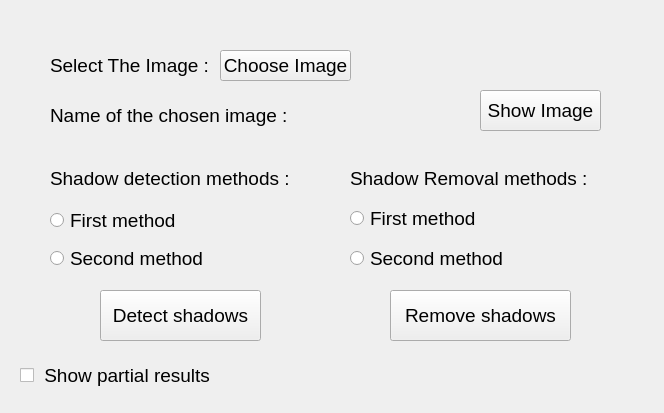
<?xml version="1.0" encoding="UTF-8"?>
<ui version="4.0">
 <class>MainWindow</class>
 <widget class="QMainWindow" name="MainWindow">
  <property name="geometry">
   <rect>
    <x>0</x>
    <y>0</y>
    <width>664</width>
    <height>413</height>
   </rect>
  </property>
  <property name="windowTitle">
   <string>MainWindow</string>
  </property>
  <widget class="QWidget" name="centralwidget">
   <widget class="QPushButton" name="push_button_choose_image">
    <property name="geometry">
     <rect>
      <x>220</x>
      <y>50</y>
      <width>131</width>
      <height>31</height>
     </rect>
    </property>
    <property name="font">
     <font>
      <pointsize>14</pointsize>
     </font>
    </property>
    <property name="text">
     <string>Choose Image</string>
    </property>
   </widget>
   <widget class="QLabel" name="label">
    <property name="geometry">
     <rect>
      <x>50</x>
      <y>100</y>
      <width>241</width>
      <height>31</height>
     </rect>
    </property>
    <property name="font">
     <font>
      <pointsize>14</pointsize>
     </font>
    </property>
    <property name="text">
     <string>Name of the chosen image : </string>
    </property>
   </widget>
   <widget class="QLabel" name="label_2">
    <property name="geometry">
     <rect>
      <x>50</x>
      <y>50</y>
      <width>171</width>
      <height>31</height>
     </rect>
    </property>
    <property name="font">
     <font>
      <pointsize>14</pointsize>
     </font>
    </property>
    <property name="text">
     <string>Select The Image : </string>
    </property>
   </widget>
   <widget class="QPushButton" name="push_button_show_image">
    <property name="geometry">
     <rect>
      <x>480</x>
      <y>90</y>
      <width>121</width>
      <height>41</height>
     </rect>
    </property>
    <property name="font">
     <font>
      <pointsize>14</pointsize>
     </font>
    </property>
    <property name="text">
     <string>Show Image</string>
    </property>
   </widget>
   <widget class="QLabel" name="label_file_name">
    <property name="geometry">
     <rect>
      <x>290</x>
      <y>90</y>
      <width>131</width>
      <height>41</height>
     </rect>
    </property>
    <property name="font">
     <font>
      <pointsize>14</pointsize>
     </font>
    </property>
    <property name="text">
     <string/>
    </property>
   </widget>
   <widget class="QRadioButton" name="radio_button_first_detection">
    <property name="geometry">
     <rect>
      <x>50</x>
      <y>210</y>
      <width>131</width>
      <height>21</height>
     </rect>
    </property>
    <property name="font">
     <font>
      <pointsize>14</pointsize>
     </font>
    </property>
    <property name="text">
     <string>First method</string>
    </property>
    <attribute name="buttonGroup">
     <string notr="true">shadow_detection</string>
    </attribute>
   </widget>
   <widget class="QRadioButton" name="radio_button_second_detection">
    <property name="geometry">
     <rect>
      <x>50</x>
      <y>250</y>
      <width>181</width>
      <height>17</height>
     </rect>
    </property>
    <property name="font">
     <font>
      <pointsize>14</pointsize>
     </font>
    </property>
    <property name="text">
     <string>Second method</string>
    </property>
    <attribute name="buttonGroup">
     <string notr="true">shadow_detection</string>
    </attribute>
   </widget>
   <widget class="QRadioButton" name="radio_button_first_removal">
    <property name="geometry">
     <rect>
      <x>350</x>
      <y>210</y>
      <width>131</width>
      <height>17</height>
     </rect>
    </property>
    <property name="font">
     <font>
      <pointsize>14</pointsize>
     </font>
    </property>
    <property name="text">
     <string>First method</string>
    </property>
    <attribute name="buttonGroup">
     <string notr="true">shadow_removal</string>
    </attribute>
   </widget>
   <widget class="QRadioButton" name="radio_button_second_removal">
    <property name="geometry">
     <rect>
      <x>350</x>
      <y>250</y>
      <width>161</width>
      <height>17</height>
     </rect>
    </property>
    <property name="font">
     <font>
      <pointsize>14</pointsize>
     </font>
    </property>
    <property name="text">
     <string>Second method</string>
    </property>
    <attribute name="buttonGroup">
     <string notr="true">shadow_removal</string>
    </attribute>
   </widget>
   <widget class="QPushButton" name="push_button_detect_shadows">
    <property name="geometry">
     <rect>
      <x>100</x>
      <y>290</y>
      <width>161</width>
      <height>51</height>
     </rect>
    </property>
    <property name="font">
     <font>
      <pointsize>14</pointsize>
     </font>
    </property>
    <property name="text">
     <string>Detect shadows</string>
    </property>
   </widget>
   <widget class="QPushButton" name="push_button_remove_shadows">
    <property name="geometry">
     <rect>
      <x>390</x>
      <y>290</y>
      <width>181</width>
      <height>51</height>
     </rect>
    </property>
    <property name="font">
     <font>
      <pointsize>14</pointsize>
     </font>
    </property>
    <property name="text">
     <string>Remove shadows</string>
    </property>
   </widget>
   <widget class="QLabel" name="label_3">
    <property name="geometry">
     <rect>
      <x>50</x>
      <y>170</y>
      <width>251</width>
      <height>16</height>
     </rect>
    </property>
    <property name="font">
     <font>
      <pointsize>14</pointsize>
     </font>
    </property>
    <property name="text">
     <string>Shadow detection methods :</string>
    </property>
   </widget>
   <widget class="QLabel" name="label_4">
    <property name="geometry">
     <rect>
      <x>350</x>
      <y>170</y>
      <width>241</width>
      <height>16</height>
     </rect>
    </property>
    <property name="font">
     <font>
      <pointsize>14</pointsize>
     </font>
    </property>
    <property name="text">
     <string>Shadow Removal methods : </string>
    </property>
   </widget>
   <widget class="QCheckBox" name="checkBox">
    <property name="geometry">
     <rect>
      <x>20</x>
      <y>350</y>
      <width>211</width>
      <height>51</height>
     </rect>
    </property>
    <property name="font">
     <font>
      <pointsize>14</pointsize>
     </font>
    </property>
    <property name="text">
     <string> Show partial results</string>
    </property>
   </widget>
  </widget>
 </widget>
 <resources/>
 <connections/>
 <buttongroups>
  <buttongroup name="shadow_detection"/>
  <buttongroup name="shadow_removal"/>
 </buttongroups>
</ui>
